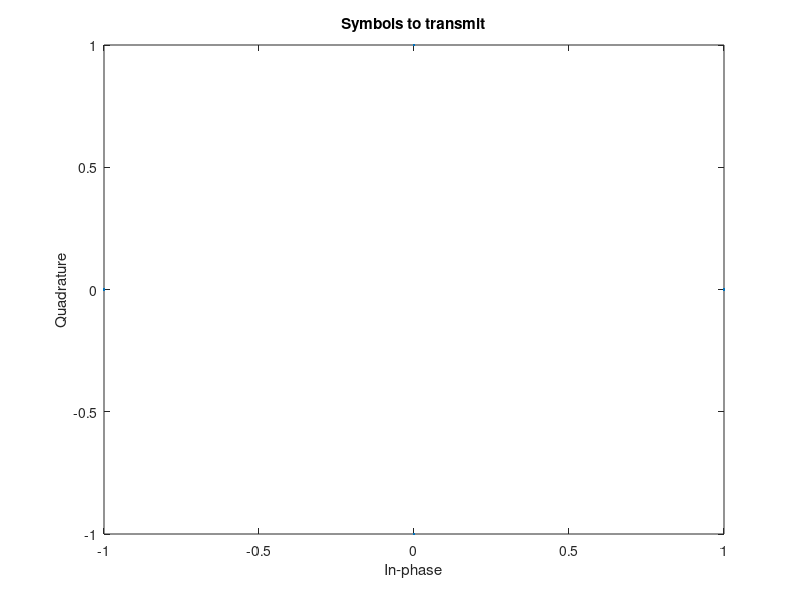

Write the MATLAB code that produced this figure. (Note: this script raises an error after producing the figure.)
clear all;
close all;
clc;

%%%%%%%%%%%%%%%%%%%%%%%%%%%%%%%%%%%%%%%%%%%%%%%%%%%%%%%%%%%%%%%%%%%%%%%%%
%%%%%%%%%%%%%%%%%%%%%%  Variables %%%%%%%%%%%%%%%%%%%%%%%%%%%%%%%%%%%%%%%
Fs = 40e9;   % Sampling frequency
Fb = 1e9;    % Bit rate
Fc = 5e9;    % Carrier frequency
N_of_sym = 20000;
phase_Base = 0; 
Noise_level = 30;

%%%%%%%%%%%%%%%%%% Random digital message %%%%%%%%%%%%%%%%%%%%%%%%%%%%%%%
M = 4; % Alphabet size (QPSK)
x = randi([0 M-1], N_of_sym, 1); % PRBS
Nsamp = Fs/Fb;

%%%%%%%%%%%%%%%%%%%%%%%%%%%%%%%%%%%%%%%%%%%%%%%%%%%%%%%%%%%%%%%%%%%%%%%%%
%%%%%%%%%%%%%%%%%%% 4 PSK modulation %%%%%%%%%%%%%%%%%%%%%%%%%%%%%%%%%%%%
y = pskmod(x, M);
s = y;
scatterplot(s); title('Symbols to transmit');

%%%%%%%%%%%%%%%%%%%%%%%%%%%%%%%%%%%%%%%%%%%%%%%%%%%%%%%%%%%%%%%%%%%%%%%%%
%%%%%%%%%%%%%%% Rectangular pulse shaping %%%%%%%%%%%%%%%%%%%%%%%%%%%%%%%
ypulse = rectpulse(y, Nsamp);

%%%%%%%%%%%%%%%%%%%%%%%%%%%%%%%%%%%%%%%%%%%%%%%%%%%%%%%%%%%%%%%%%%%%%%%%%
%%%%%%%%%%%%%% Channel Response %%%%%%%%%%%%%%%%%%%%%%%%%%%%%%%%%%%%%%%%%
% NOTA: El canal original introducía mucha ISI y sin un ecualizador 
% programado el BER era 1. Se comenta el canal complejo y se usa un 
% canal ideal (h=1) para que la simulación de Rx/Tx funcione.

% h = [0.0545+1i*0.05  0.2832-0.1197*1i  -0.7676+0.2788*1i  -0.0641-0.0576*1i ...
%      0.0566-0.2275*1i  0.4063-0.0739*1i];
% h = h/norm(h);
h = 1; % Canal ideal

%%%%%%%%%%%%%%%%%%%%%%%%%%%%%%%%%%%%%%%%%%%%%%%%%%%%%%%%%%%%%%%%%%%%%%%%%
%%%%%%%%%%%%% Baseband Noisy Signal %%%%%%%%%%%%%%%%%%%%%%%%%%%%%%%%%%%%%
signal = filter(h,1,s);
scatterplot(signal); title('After channel (Baseband)');
T = length(signal);
dB = Noise_level;

vn = randn(T,1) + 1i*randn(T,1);   % AWGN
vn = vn/norm(vn)*10^(-dB/20)*norm(signal);
SNR = 20*log10(norm(signal)/norm(vn));    % Check SNR
disp(['SNR Baseband: ' num2str(SNR) ' dB']);

signal = signal + vn;
scatterplot(signal); title('Received Signal (Baseband)');

%%%%%%%%%%%%%%%%%%%%%%%%%%%%%%%%%%%%%%%%%%%%%%%%%%%%%%%%%%%%%%%%%%%%%%%%%
%%%%%%%%%%% QPSK demodulation %%%%%%%%%%%%%%%%%%%%%%%%%%%%%%%%%%%%%%%%%%%
z = pskdemod(signal, M);
[num_rec, rt_rec] = symerr(x, z);

disp('%%%%%%%%%%%%%%%%%%%%%%%%%%%%%%%%%%%%%%%%%%%%%%%%%%%%%%%%%%%%')
disp(['Bits erroneos Banda Base: ' num2str(num_rec) ' de ' num2str(N_of_sym)])
disp(['BER Banda Base: ' num2str(rt_rec)])
disp('%%%%%%%%%%%%%%%%%%%%%%%%%%%%%%%%%%%%%%%%%%%%%%%%%%%%%%%%%%%%')

%%%%%%%%%%%%%%%%%%%%%%%%%%%%%%%%%%%%%%%%%%%%%%%%%%%%%%%%%%%%%%%%%%%%%%%%%
%%%%%%%%%%%%%%%%%%%%% Passband Transmission %%%%%%%%%%%%%%%%%%%%%%%%%%%%%
%%%%%%%%%%%%%%%%%%%%%%%%%% Radio Signal %%%%%%%%%%%%%%%%%%%%%%%%%%%%%%%%%
F = Fc/Fs;
t_c = 0:1:length(real(ypulse))-1;
In_phase = cos(2*pi*F.*t_c + phase_Base);
Quadrature = sin(2*pi*F.*t_c + phase_Base);
In_phase_np = cos(2*pi*F.*t_c);
Quadrature_np = sin(2*pi*F.*t_c);

figure, plot(In_phase(1:100)); hold on;
plot(real(ypulse(1:100)),'r');
title('In-phase Carrier and Baseband Pulse');

IP_c = real(ypulse)'.*In_phase;
Q_c  = imag(ypulse)'.*Quadrature;
RF_signal = IP_c + Q_c;

figure, stem(RF_signal(1:100));
title('RF Signal (First 100 samples)');

%%%%%%%%%%%%%%%%%%%%%%%%%%%%%%%%%%%%%%%%%%%%%%%%%%%%%%%%%%%%%%%%%%%%%%%%%
%%%%%%%%%%%%%%%%%%%%%%% RF Power Spectrum %%%%%%%%%%%%%%%%%%%%%%%%%%%%%%%
Ei_u = RF_signal;
Npoints_1 = length(RF_signal);
Ei_F  = fftshift(fft(Ei_u));
Ei_Fa = abs(Ei_F)./length(Ei_F);
Frek_1 = ((-(Npoints_1)/2:(Npoints_1/2-1))).*Fs/Npoints_1;

figure
plot(Frek_1/1e6, 20*log10(Ei_Fa), 'r');
xlabel('Frequency [MHz]')
ylabel('Power [dB]')
title('Power spectrum of RF transmitted signal')

%%%%%%%%%%%%%%%%%%%%%%%%%%%%%%%%%%%%%%%%%%%%%%%%%%%%%%%%%%%%%%%%%%%%%%%%%
%%%%%%%%%%%% Passband Noisy Signal %%%%%%%%%%%%%%%%%%%%%%%%%%%%%%%%%%%%%%
T_RF = length(RF_signal);
vn_bp = randn(1,T_RF) + 1i*randn(1,T_RF);
vn_bp = vn_bp/norm(vn_bp)*10^(-dB/20)*norm(RF_signal);
SNR_bp = 20*log10(norm(RF_signal)/norm(vn_bp));
disp(['SNR Passband: ' num2str(SNR_bp) ' dB']);

Ei_u = RF_signal + vn_bp; 

%%%%%%%%%%%%%%%%%%%%%%%%%%%%%%%%%%%%%%%%%%%%%%%%%%%%%%%%%%%%%%%%%%%%%%%%%
%%%%%%%%%%%%%%%%%%%%%%%%%%% Receiver %%%%%%%%%%%%%%%%%%%%%%%%%%%%%%%%%%%%
% 1 Local Oscillator
E_demod_BB  = Ei_u .* In_phase_np;
E_demod_BB2 = Ei_u .* Quadrature_np;

% 2 Low pass filter
Wp = (Fb + 100e6)/(Fs/2);
Ws = (Fb + 250e6)/(Fs/2);
Rp = 3;
Rs = 35;
[n_filt, Ws] = cheb2ord(Wp, Ws, Rp, Rs);
[bRec, aRec] = cheby2(n_filt, Rs, Ws);
figure, freqz(bRec, aRec, 2048, Fs);
title('Filtro Pasa Bajos');

% 3 Filtering
EBB1 = filter(bRec, aRec, E_demod_BB);
EBB2 = filter(bRec, aRec, E_demod_BB2);
EBB1 = EBB1 - mean(EBB1);
EBB2 = EBB2 - mean(EBB2);

% 4 Power Spectrum
Ei_u_rx = EBB1;
Ei_F_rx  = fftshift(fft(Ei_u_rx));
Ei_Fa_rx = abs(Ei_F_rx)./length(Ei_F_rx);
figure
plot(Frek_1/1e6, 20*log10(Ei_Fa_rx), 'r');
xlabel('Frequency [MHz]')
ylabel('Power [dB]')
title('Spectrum after demodulator')

% 5 Adjust delay
delay = n_filt + floor(n_filt/2);
EBB1 = EBB1(delay:end);
EBB2 = EBB2(delay:end);

% 6 Downsampling
% AQUI SE CORRIGE EL ERROR DE INTDUMP
valid_len = floor(length(EBB1)/Nsamp) * Nsamp;
EBB1_downsamp = intdump(EBB1(1:valid_len), Nsamp);
EBB2_downsamp = intdump(EBB2(1:valid_len), Nsamp);

RF_signal_recovered = EBB1_downsamp + 1i.*EBB2_downsamp;
scatterplot(RF_signal_recovered);
title('Constellation after demodulation');

%%%%%%%%%%%%%%%%%%%%%%%%%%%%%%%%%%%%%%%%%%%%%%%%%%%%%%%%%%%%%%%%%%%%%%%%%
%%%%%%%%%%%%%%%%%%%%% RF signal demodulation %%%%%%%%%%%%%%%%%%%%%%%%%%%%
RF_signal_received_dem = pskdemod(RF_signal_recovered, M);

min_len = min(length(x), length(RF_signal_received_dem));
xm = x(1:min_len)';
rec_dem_adj = RF_signal_received_dem(1:min_len);

[num_RF_received, rt_RF_received] = symerr(xm, rec_dem_adj);

disp('%%%%%%%%%%%%%%%%%%%%%%%%%%%%%%%%%%%%%%%%%%%%%%%%%%%%%%%%%%%%')
disp(['Bits erroneos Pasabanda: ' num2str(num_RF_received) ' de ' num2str(min_len)])
disp(['BER Pasabanda: ' num2str(rt_RF_received)])
disp('%%%%%%%%%%%%%%%%%%%%%%%%%%%%%%%%%%%%%%%%%%%%%%%%%%%%%%%%%%%%')
